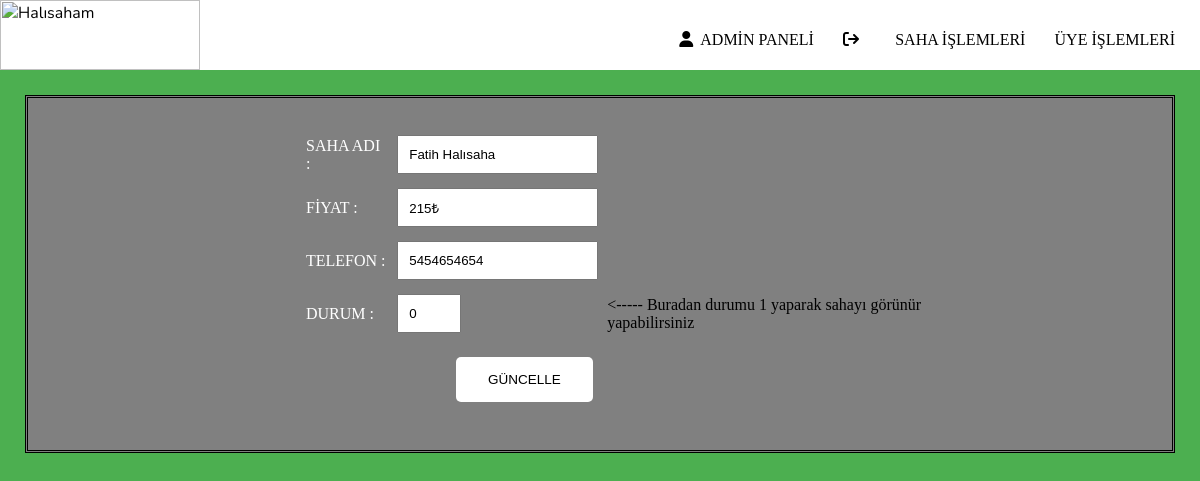
The app's page /admin/status.php?id=24 with its own data.
### tables this page shows
CREATE TABLE `saha` (
  `saha_id` int NOT NULL,
  `saha_pic` varchar(255) DEFAULT NULL,
  `saha_name` varchar(50) DEFAULT NULL,
  `saha_prize` varchar(50) DEFAULT NULL,
  `saha_tel` varchar(50) DEFAULT NULL,
  `saha_text` text,
  `city_id` int DEFAULT NULL,
  `id` int DEFAULT NULL,
  `username` varchar(50) DEFAULT NULL,
  `durum` tinyint NOT NULL DEFAULT '0'
);

### htdocs/admin/status.php (the view, shortened to what this page needs)
<?php
$ip = "localhost";
$user = "root";
$password = "root";
$db = "halisaha";
try{
    $db = new PDO("mysql:host=$ip;dbname=$db",$user,$password);
    $db->exec("SET CHARSET UTF8");
}catch(PDOException $e){
    die ("Hata var");
}
?>
<?php
$saha=$db->prepare("SELECT * FROM saha WHERE saha_id=?");
$saha->execute(array(intval($_GET['id'])));
$saha=$saha->fetch();
?>
<html lang="tr">
<head>
    <link rel="stylesheet" href="stylem.css">
</head>
<body>
<section style="background: white" class="" id="">
    <div id="logo" >    <img src="img/logo.jpg" width="200" height="70" alt="Halısaham" />
    <nav>
        <a style="color: black" href="index.php"><i class="fa-solid fa-user ikon"></i>ADMİN PANELİ</a>
        <a style="color: black" href="../index.php"><i class="fa-solid fa-arrow-right-from-bracket ikon"></i></a>
        <a style="color: black" href="sahaoptions.php">SAHA İŞLEMLERİ</a>
        <a style="color: black" href="uyeoptions.php">ÜYE İŞLEMLERİ</a>
    </nav>
</section>
<div class="profil">
    <div class="sag">
        <form action='guncels.php' method="post">
            <table width="700"   height="150" ">
            <tr>
                <td><input type="hidden" id="sahadi" name="id"  value="<?php echo $saha['saha_id']?>" "></td>
            </tr>
            <tr>
                <td><label id="saha">SAHA ADI : </label> </td>
                <td><input type="text" id="sahadi" name="sahaadi"  value="<?php echo $saha['saha_name']?>" "></td>
            </tr>
            <tr>
                <td> <label id="saha">FİYAT : </label>  </td>
                <td><input type="text" id="fiyat" name="fiyat" value="<?php echo $saha['saha_prize']?>" "></td>
            </tr>
            <tr>
                <td>  <label id="saha">TELEFON : </label> </td>
                <td><input type="text" id="tel" name="tel" value="<?php echo $saha['saha_tel']?>" "></td>
            </tr>
            <tr>
                <td>  <label id="saha">DURUM : </label> </td>
                <td><input type="number" min="0" max="1" id="tel" name="durum" value="<?php echo $saha['durum']?>" "></td>
                <td><label for=""><----- Buradan durumu 1 yaparak sahayı görünür yapabilirsiniz</label></td>
            </tr>
            <td colspan="2"><button class="button" type="submit" name="ekle" value="ekle">GÜNCELLE</button></td>
            <tr>
                <td colspan="2"></td>
            </tr>
            </table>
        </form>
    </div>
</div>
</body>
</html>

### htdocs/admin/stylem.css (style rules this page uses)
* { box-sizing: border-box; }
body { font-family: 'Nunito', sans-serif; margin: 0; background-color: #4CAF50 ; background-size: cover; background-position: center; }
nav { float: right; line-height: 80px; }
nav a:link { text-decoration: none; margin-right: 25px; color :floralwhite; }
.ikon { margin-right: 7px; font-size: 16px; }

### htdocs/admin/status.php (style rules this page uses)
.profil { width: auto; height: auto; background-color: gray; margin:25px; padding: 25px; display: flex; position: relative; border-style: double; }
a { text-decoration: none; line-height: 50px; color: white; font-family: "Calisto MT"; }
.sag { margin-left: 250px; justify-content: space-between; font-family: "Calisto MT"; color: black; }
#sahadi { padding: 10px; margin: 5px; }
#fiyat { padding: 10px; margin: 5px; }
#tel { padding: 10px; margin: 5px; }
#saha { width: 200px; color: white; }
.button { background-color: white; border: none; color: black; padding: 15px 32px; text-align: center; text-decoration: none; display: inline-block; font-size: 13.5px; margin-left: 150px; margin-top: 15px; border-radius: 5px; }

### records on screen
saha: sahaadi "Fatih Halısaha", fiyat "215₺", tel "5454654654", durum "0"
